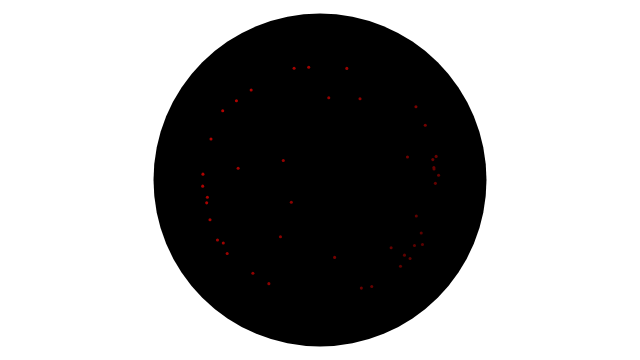
Frame 1 (no input)
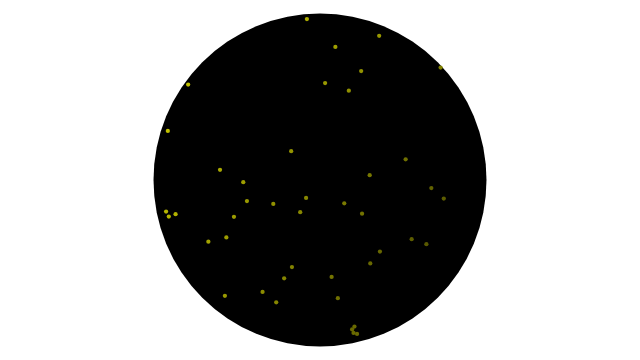
Frame 60 (no input)
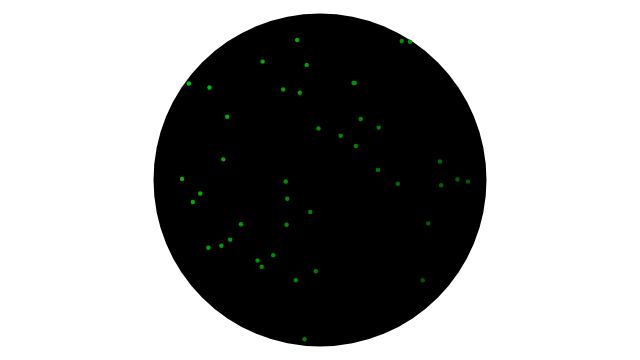
Frame 120 (the mouse pressed at the canvas centre since frame 60)

The p5.js sketch that drew these frames (run headless with seeded random() and noise() and a simulated clock; from frame 60 on, the mouse is pressed at the canvas centre):

// p5.js sketch
// ── sketch.js
let origin;
let diameter = 333;
let radius = diameter * 0.5;
let p = [];
const NUM_PARTICLES = 42;

function setup() {
  createCanvas(640, 360);
  colorMode(HSB, 360, 100, 100);
  noStroke();
  for (let i = 0; i <= NUM_PARTICLES; i++) {
    p.push(new Particle());
    p[i].randomDirection();
  }
}

function draw() {
  clear();
  translate(width * 0.5, height * 0.5);
  fill(33, 0, 0, 5);
  ellipse(0, 0, diameter);

  for (let i = 0; i < p.length; i++) {
    p[i].render();
  }
}

class Particle {
  constructor() {
    this.pos = createVector(random(-width / 2, width / 2), random(-height / 2, height / 2));
    this.vel = createVector(1, 1);
    this.acc = createVector();
    this.size = 0;
    this.pos.limit(radius - 50);
    this.origin = createVector();
  }

  update() {
    this.vel.add(this.acc);
    this.pos.add(this.vel);

    return this;
  }

  bounds() {
    if (dist(this.pos.x, this.pos.y, this.origin.x, this.origin.y) > radius - this.size) {
      let n = createVector(this.pos.x, this.pos.y);
      n.normalize();
      n.mult(2 * n.dot(this.vel));
      this.vel.sub(n);
    }
    return this;
  }

  display() {
    fill(frameCount % 360, 100, dist(this.pos.x, this.pos.y, width * 0.5, height * 0.5) / 7);
    this.size = 3 + atan(frameCount * 0.05);
    ellipse(this.pos.x, this.pos.y, this.size);

    return this;
  }

  randomDirection() {
    this.vel.set(random(-1, 1), random(-1, 1));
    this.vel.normalize();
    this.vel.mult(1 + random(4));
  }

  render() {
    return this.update().display().bounds();
  }
}
